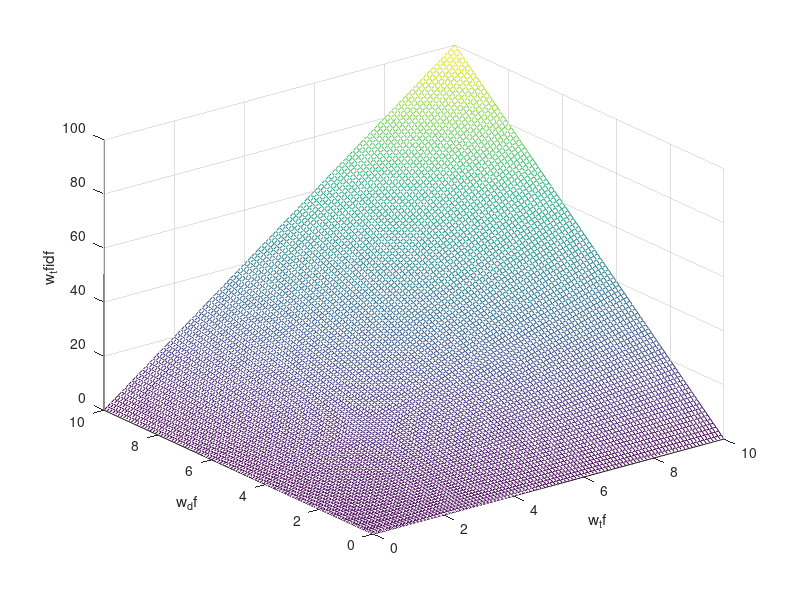

Recreate this plot in MATLAB.
w_tf = 0:0.1:10
w_df = 0:0.1:10
[xx, yy] = meshgrid(w_tf, w_df)
w_tfidf = xx .* yy
mesh(w_tf, w_df, w_tfidf)
xlabel("w_tf")
ylabel("w_df")
zlabel("w_tfidf")